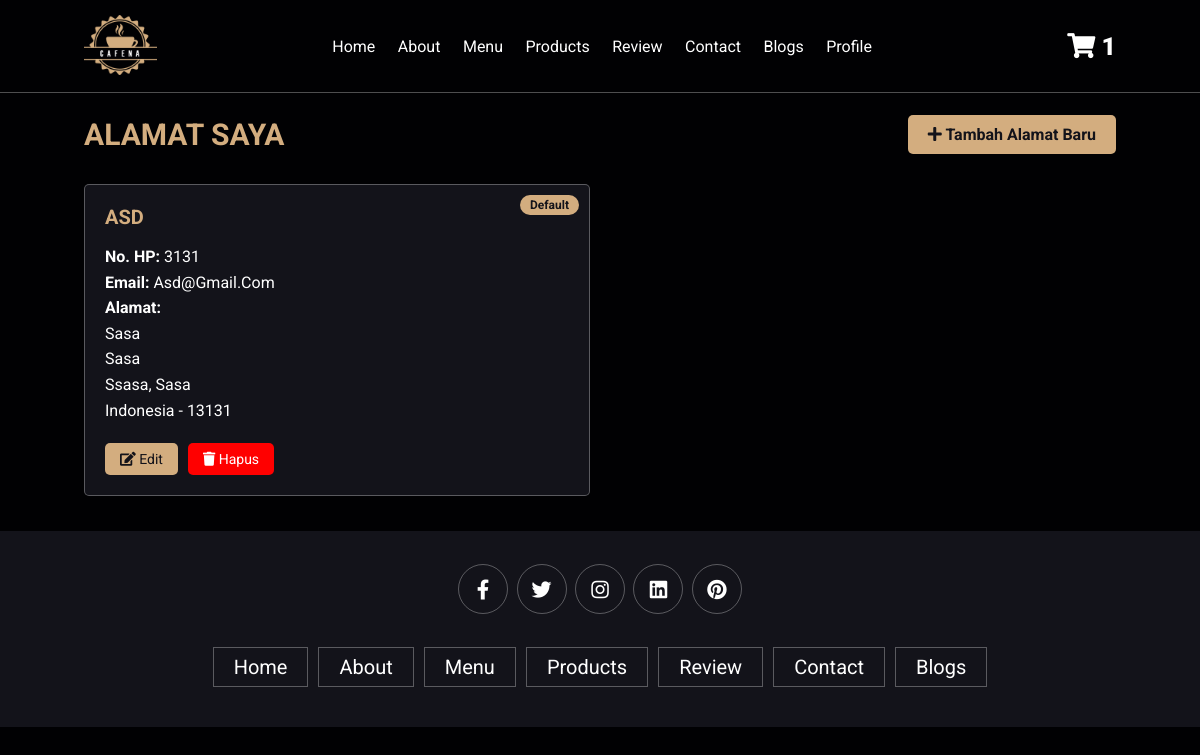
Page /profile/address.php (signed in) on the committed database.
### tables this page shows
CREATE TABLE `addresses` (
  `id` int NOT NULL,
  `user_id` int NOT NULL,
  `name` varchar(100) NOT NULL,
  `number` varchar(20) NOT NULL,
  `email` varchar(255) NOT NULL,
  `jalan` varchar(100) NOT NULL,
  `alamat` text NOT NULL,
  `kota` varchar(50) NOT NULL,
  `provinsi` varchar(50) NOT NULL,
  `negara` varchar(50) NOT NULL,
  `pos_kode` varchar(10) NOT NULL,
  `is_default` tinyint(1) DEFAULT '0',
  `created_at` timestamp NULL DEFAULT CURRENT_TIMESTAMP
);

CREATE TABLE `users` (
  `id` int NOT NULL,
  `username` varchar(50) NOT NULL,
  `email` varchar(50) NOT NULL,
  `password` varchar(255) NOT NULL,
  `created_at` timestamp NULL DEFAULT CURRENT_TIMESTAMP
);

### profile/address.php (the view, shortened to what this page needs)
<?php
require '../proses/functions.php';
$user_id = $_SESSION['id'];
$user_id = mysqli_real_escape_string($conn, $user_id);
$user_query = mysqli_query($conn, "SELECT * FROM users WHERE id = '$user_id'");
$user_data = mysqli_fetch_assoc($user_query);
$address_query = mysqli_query($conn, "SELECT * FROM addresses WHERE user_id = '$user_id' ORDER BY id DESC");
?>
<!DOCTYPE html>
<html lang="en">
<head>
    <link rel="stylesheet" href="../css/style.css">
    <link rel="stylesheet" href="https://cdnjs.cloudflare.com/ajax/libs/font-awesome/5.15.4/css/all.min.css">
</head>
<body>
    <header class="header">
        <a href="../index.php" class="logo">
            <img src="../images/logo.png" alt="">
        </a>
        <nav class="navbar">
            <a href="../index.php#home">home</a>
            <a href="../index.php#about">about</a>
            <a href="../index.php#menu">menu</a>
            <a href="../index.php#products">products</a>
            <a href="../index.php#review">review</a>
            <a href="../index.php#contact">contact</a>
            <a href="../index.php#blogs">blogs</a>
            <a href="profile.php">profile</a>
        </nav>
        <div class="icons">
            <div class="fas fa-shopping-cart" id="cart-btn">
                <?php
                $select_rows = mysqli_query($conn, "SELECT * FROM `cart` WHERE user_id = '$user_id'") or die('query failed');
                $row_count = mysqli_num_rows($select_rows);
                ?>
                <a href="../cart.php" class="cart_row">
                    <span><?php echo $row_count; ?></span>
                </a>
            </div>
        </div>
    </header>
    <section class="address-section">
        <div class="address-container">
            <div class="address-header">
                <h1>Alamat Saya</h1>
                <a href="add_address.php" class="add-address-btn">
                    <i class="fas fa-plus"></i> Tambah Alamat Baru
                </a>
            </div>
            <div class="address-grid">
                <?php if (mysqli_num_rows($address_query) > 0): ?>
                    <?php while($address = mysqli_fetch_assoc($address_query)): ?>
                        <div class="address-card">
                            <?php if ($address['is_default'] == 1): ?>
                                <span class="default-badge">Default</span>
                            <?php endif; ?>
                            <h3><?= htmlspecialchars($user_data['username']) ?></h3>
                            <div class="address-detail">
                                <p><strong>No. HP:</strong> <?= htmlspecialchars($address['number']) ?></p>
                                <p><strong>Email:</strong> <?= htmlspecialchars($address['email']) ?></p>
                                <p><strong>Alamat:</strong></p>
                                <p><?= htmlspecialchars($address['jalan']) ?></p>
                                <p><?= htmlspecialchars($address['alamat']) ?></p>
                                <p><?= htmlspecialchars($address['kota']) ?>, <?= htmlspecialchars($address['provinsi']) ?></p>
                                <p><?= htmlspecialchars($address['negara']) ?> - <?= htmlspecialchars($address['pos_kode']) ?></p>
                            </div>
                            <div class="address-actions">
                                <a href="edit_address.php?id=<?= $address['id'] ?>" class="edit-btn">
                                    <i class="fas fa-edit"></i> Edit
                                </a>
                                <a href="delete_address.php?id=<?= $address['id'] ?>" class="delete-btn" onclick="return confirm('Yakin ingin menghapus alamat ini?');">
                                    <i class="fas fa-trash"></i> Hapus
                                </a>
                            </div>
                        </div>
                    <?php endwhile; ?>
                <?php endif; ?>
            </div>
        </div>
    </section>
    <section class="footer">
        <div class="share">
            <a href="#" class="fab fa-facebook-f"></a>
            <a href="#" class="fab fa-twitter"></a>
            <a href="#" class="fab fa-instagram"></a>
            <a href="#" class="fab fa-linkedin"></a>
            <a href="#" class="fab fa-pinterest"></a>
        </div>
        <div class="links">
            <a href="../index.php#home">home</a>
            <a href="../index.php#about">about</a>
            <a href="../index.php#menu">menu</a>
            <a href="../index.php#products">products</a>
            <a href="../index.php#review">review</a>
            <a href="../index.php#contact">contact</a>
            <a href="../index.php#blogs">blogs</a>
        </div>
    </section>
</body>
</html>

### css/style.css (style rules this page uses)
:root { --main-color:#d3ad7f; --black:#13131a; --white:#ffffff; --red:#ff0000; --bg:#010103; --border:.1rem solid rgba(255,255,255,.3); }
* { font-family: 'Roboto', sans-serif; margin:0; padding:0; box-sizing: border-box; outline: none; border:none; text-decoration: none; text-transform: capitalize; transition: .2s linear; }
html { font-size: 62.5%; overflow-x: hidden; scroll-padding-top: 9rem; scroll-behavior: smooth; }
body { background: var(--bg); }
section { padding:2rem 7%; }
.header { background: var(--bg); display: flex; align-items: center; justify-content: space-between; padding:1.5rem 7%; border-bottom: var(--border); position: fixed; top:0; left: 0; right: 0; z-index: 1000; }
.header .logo img { height: 6rem; }
.header .navbar a { margin:0 1rem; font-size: 1.6rem; color:#fff; }
.header .icons div { color:#fff; cursor: pointer; font-size: 2.5rem; margin-left: 2rem; }
.header .icons .cart_row span { color: #fff; }
.footer { background:var(--black); text-align: center; }
.footer .share { padding:1rem 0; }
.footer .share a { height: 5rem; width: 5rem; line-height: 5rem; font-size: 2rem; color:#fff; border:var(--border); margin:.3rem; border-radius: 50%; }
.footer .links { display: flex; justify-content: center; flex-wrap: wrap; padding:2rem 0; gap:1rem; }
.footer .links a { padding:.7rem 2rem; color:#fff; border:var(--border); font-size: 2rem; }
.address-card { background: var(--black); border: var(--border); padding: 1.5rem; margin-bottom: 1.5rem; border-radius: .5rem; position: relative; }
.default-badge { background: var(--main-color); color: var(--black); padding: 0.3rem 1rem; border-radius: 3rem; font-size: 1.2rem; position: absolute; top: 1rem; right: 1rem; }
.address-actions { margin-top: 1rem; display: flex; gap: 1rem; }

### profile/address.php (style rules this page uses)
.address-section { padding: 2rem 7%; margin-top: 9.5rem; color: var(--white); }
.address-container { max-width: 1500px; margin: 0 auto; }
.address-header { display: flex; justify-content: space-between; align-items: center; margin-bottom: 3rem; }
.address-header h1 { font-size: 3rem; color: var(--main-color); text-transform: uppercase; }
.add-address-btn { background: var(--main-color); color: var(--black); padding: 1rem 2rem; font-size: 1.6rem; font-weight: bold; border-radius: .5rem; }
.address-grid { display: grid; grid-template-columns: repeat(auto-fill, minmax(350px, 1fr)); gap: 2rem; }
.address-card { background: var(--black); border: var(--border); border-radius: .5rem; padding: 2rem; position: relative; }
.address-card h3 { font-size: 2rem; color: var(--main-color); margin-bottom: 1.5rem; text-transform: uppercase; }
.address-detail { font-size: 1.6rem; margin-bottom: 1rem; line-height: 1.6; }
.address-actions { margin-top: 2rem; display: flex; gap: 1rem; }
.edit-btn, .delete-btn { padding: 0.8rem 1.5rem; font-size: 1.4rem; border-radius: .5rem; }
.edit-btn { background: var(--main-color); color: var(--black); }
.delete-btn { background: var(--red); color: var(--white); }
.default-badge { position: absolute; top: 1rem; right: 1rem; background: var(--main-color); color: var(--black); padding: 0.3rem 1rem; border-radius: 3rem; font-size: 1.2rem; font-weight: bold; }

### rows in the picture
addresses: is_default "Default", user.username "ASD", number "3131", email "Asd@gmail.com", jalan "Sasa", alamat "Sasa", kota "Ssasa", provinsi "Sasa", negara "Indonesia", pos_kode "13131"

### other values in the picture
$row_count "1"
